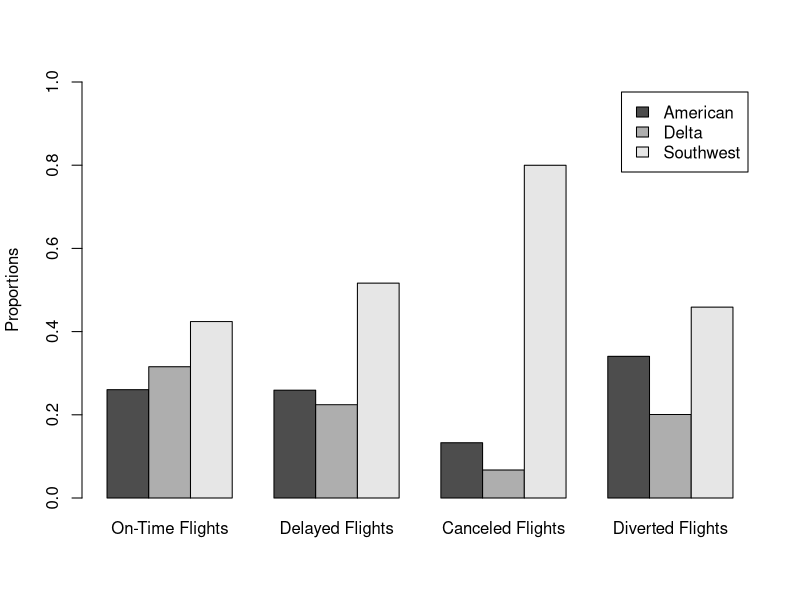
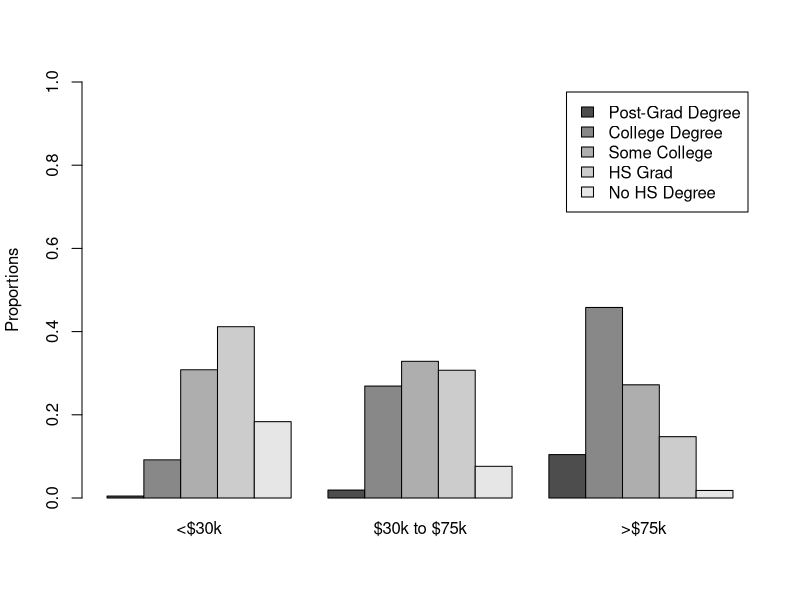

Source code (R) for these figures, in order:
#Module 6 
#Chisquared tests 

#Module 6.1 - Goodness of Fit 
#Harvard Admission
ObsAdmit <- c(432, 247, 226, 1118)
res <- chisq.test(ObsAdmit, p = c(.574, .031, 0.008, .387))
res
#Module 6.2 
Observed=cbind(c(42600,	4657,	296, 95),  c(51620,	4030, 150, 56), 
               c(69384,	9280,	1782,	128))
Observed
rownames(Observed)=c("On-Time Flights", "Delayed Flights", 
                     "Canceled Flights", "Diverted Flights")
colnames(Observed)=c("American","Delta", "Southwest")
Observed= t(Observed)
Observed

prop.table(Observed,2)
barplot(prop.table(Observed,2),beside=TRUE,legend.text=TRUE,
        ylim=c(0,1),ylab="Proportions")

x=addmargins(Observed)
x
res1=chisq.test(Observed)
res1
res1$expected 
res1$stdres

#Module 6.3
#Chi squared test of independence from counts 
#From contingency table 
Observed <- cbind(c(2, 39, 131, 175, 78), c(8, 113, 138, 129, 32), 
                  c(46, 202, 120, 65,  8)) # or use matrix command

Observed
rownames(Observed)=c("Post-Grad Degree", "College Degree", "Some College", 
                     "HS Grad", "No HS Degree")

colnames(Observed)=c("<$30k","$30k to $75k", " >$75k")
Observed

prop.table(Observed,2)
barplot(prop.table(Observed,2),beside=TRUE,legend.text=TRUE,
        ylim=c(0,1),ylab="Proportions")

x=addmargins(Observed)
x
res1=chisq.test(Observed)
res1
res1$expected 
res1$stdres
